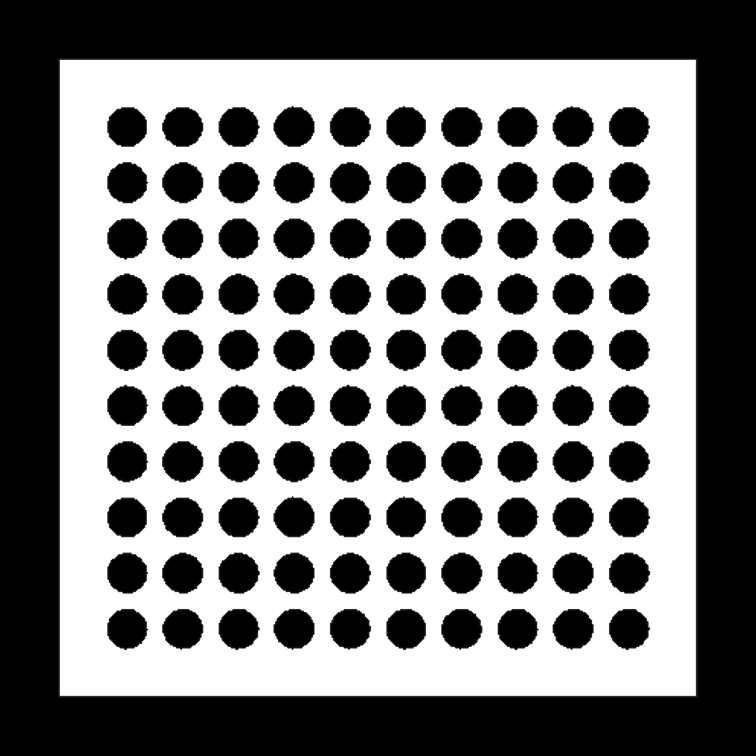
#> input picture drawing_edit.jpg, 3024 x 3024 px, found by its file name (shown at 1/4 size)
$ jupyter execute --allow-errors ImageProcessing.ipynb
#> lines starting #> are read from the running program, lines starting #| are printed output that depends on the picture; after the words box and inside, x2 and y2 are one past the last pixel; in counts of white or black regions, pixels touching at a corner belong together
# ImageProcessing

This code is executed in Google Colab

[cell 1]
import os
import shutil
import cv2
import numpy as np
from matplotlib import pyplot as plt
import pandas as pd
from google.colab import drive

drive.mount('/content/drive')

[cell 2]
# Copy the Original Image
file_path = '/content/drive/MyDrive/졸논이미지_추가2'
dst_path = '/content/drive/MyDrive/scaffold_dlc2'

shutil.copytree(file_path, dst_path)

## Renaming

Renaming the file name(2021XXXXXXX.jpg -> 001.jpg)

#> (a cell that did not finish here is left out)

## Crop Image

Crop Image to calculate micro-pit's hole using boundary which is made by higher threshold

[cell 4]
thresh = 20
img_path = '/content/drive/MyDrive/scaffold_dlc2/'
#> (the rest of this cell did not finish here and is left out)

## Calculate the area of hole

Count the number of black pixel for each hole

#> (a cell that did not finish here is left out)

## Processing for Reference Image

[cell 6]
thresh = 20

newImg = cv2.imread('/content/drive/MyDrive/졸논공유폴더/drawing_edit.jpg')
#> newImg is the input picture: shape (3024, 3024, 3); min 0, max 255, mean 124.4
gray = cv2.cvtColor(newImg, cv2.COLOR_BGR2GRAY)
img2 = cv2.threshold(gray, 60, 255, cv2.THRESH_BINARY)[1]
#> img2: shape (3024, 3024); 49% white; 1 white region
contours = cv2.findContours(img2, cv2.RETR_TREE, cv2.CHAIN_APPROX_SIMPLE)
#> contours = 101 contours; largest, box (x1, y1, x2, y2) and area: (238, 238, 2785, 2785) 6482095, (1094, 1094, 1258, 1258) 20504, (2210, 649, 2375, 813) 20502, (649, 649, 813, 813) 20500, (2210, 1094, 2375, 1258) 20495
plt.imshow(img2)
cv2.imwrite("asdf.jpg",img2)
x1 = [] #x_min
y1 = [] #y_min
x2 = [] #x_max
y2 = [] #y_max
for idx in  range(1, len(contours[0])):
    ret = cv2.boundingRect(contours[0][idx])
    x1.append(ret[0])
    y1.append(ret[1])
    x2.append(ret[0] + ret[2])
    y2.append(ret[1] + ret[3])
#> this loop made 100 passes
#> ret on passes 1 to 12: (2436, 2436, 165, 164), (2210, 2436, 165, 164), (1991, 2436, 164, 164), (1765, 2436, 164, 164), (1545, 2436, 159, 164), (1320, 2436, 164, 164), (1094, 2436, 164, 164), (874, 2436, 165, 164), (649, 2436, 164, 164), (429, 2436, 164, 164), (2436, 2210, 164, 165), (2210, 2210, 165, 165)
#> after the loop, x1 = 100 values, max 2436 at index 0, min 429 at index 9, mean 1431.3; x2 = 100 values, max 2601 at index 0, min 587 at index 27, mean 1595; y1 = 100 values, max 2436 at index 0, min 423 at index 97, mean 1430.4; y2 = 100 values, max 2600 at index 0, min 587 at index 90, mean 1593.7
for idx in  range(1, len(contours[1])):
    ret = cv2.boundingRect(contours[1][idx])
    x1.append(ret[0])
    y1.append(ret[1])
    x2.append(ret[0] + ret[2])
    y2.append(ret[1] + ret[3])
#> this loop made 0 passes


delta = 0

x1_min = min(x1)+delta
#> x1_min = 429
y1_min = min(y1)+delta
#> y1_min = 423
x2_max = max(x2)-delta
#> x2_max = 2601
y2_max = max(y2)-delta
#> y2_max = 2600

crop_img = newImg[y1_min:y2_max, x1_min:x2_max]
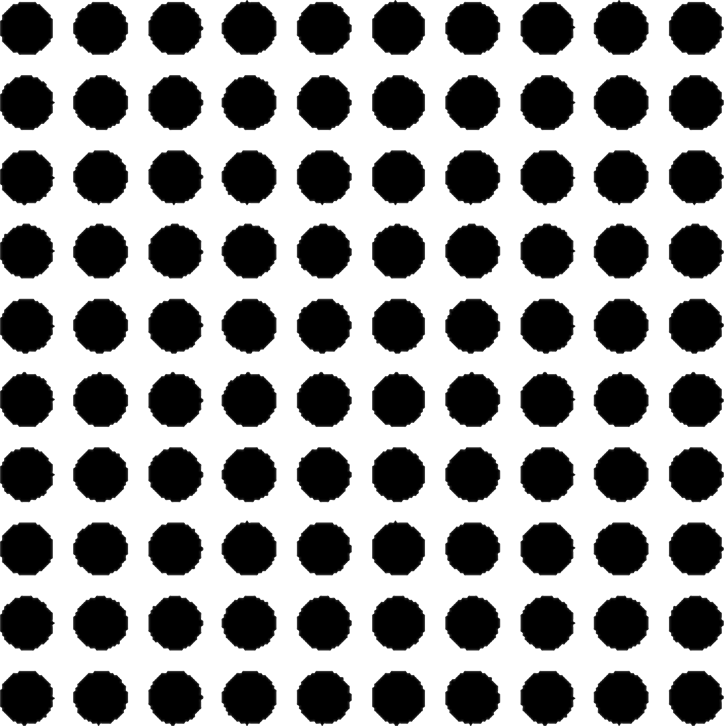
#> crop_img: shape (2177, 2172, 3) (shown at 1/3 size); min 0, max 255, mean 146.1

# extracted image -> Binary Image
binary_img = cv2.cvtColor(crop_img, cv2.COLOR_BGR2GRAY)
ret, thresh1 = cv2.threshold(binary_img, thresh, 255, cv2.THRESH_BINARY)
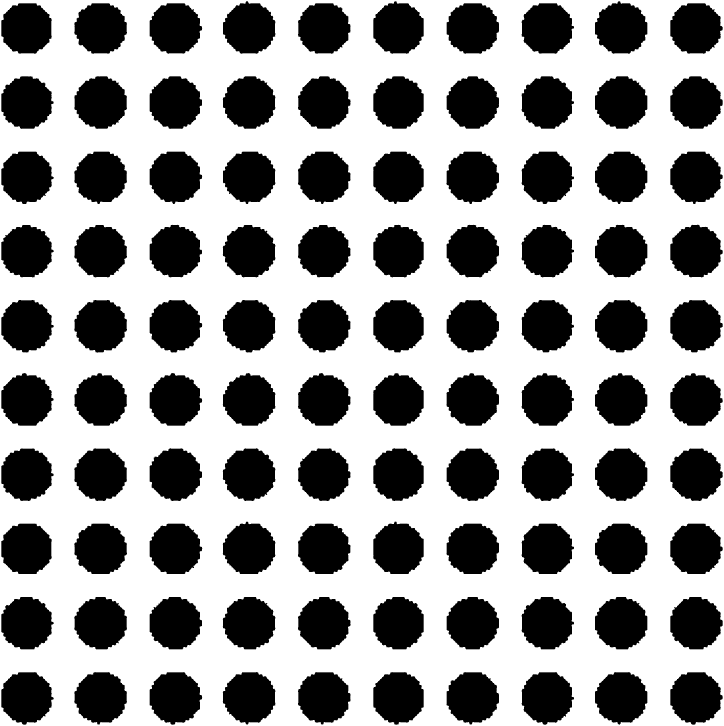
#> thresh1: shape (2177, 2172) (shown at 1/3 size); 60% white; 100 black regions, largest, box (x1, y1, x2, y2) and area: (1785, 674, 1942, 832) 19113, (1785, 229, 1942, 387) 19112, (449, 1791, 606, 1948) 19099
#> ret = 20
cv2.imwrite("/content/drive/MyDrive/졸논공유폴더/drawing_crop.png",crop_img)
#> Out = True
